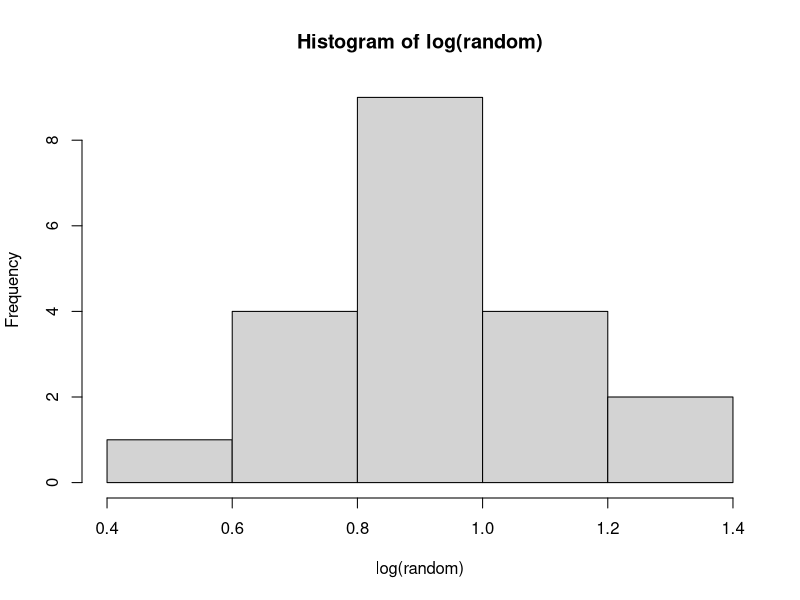

Here is the R script that generated this plot:
## ---- chunk 1
set.seed(12)
random <- rlnorm(20, meanlog = 1, sdlog = 0.25)
## ---- chunk 2
hist(log(random))
